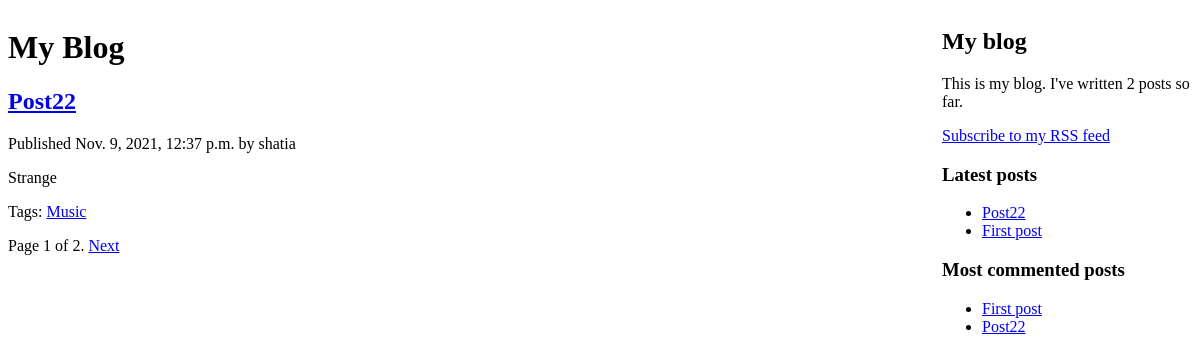
/blog/, run on an earlier commit of the app's database.
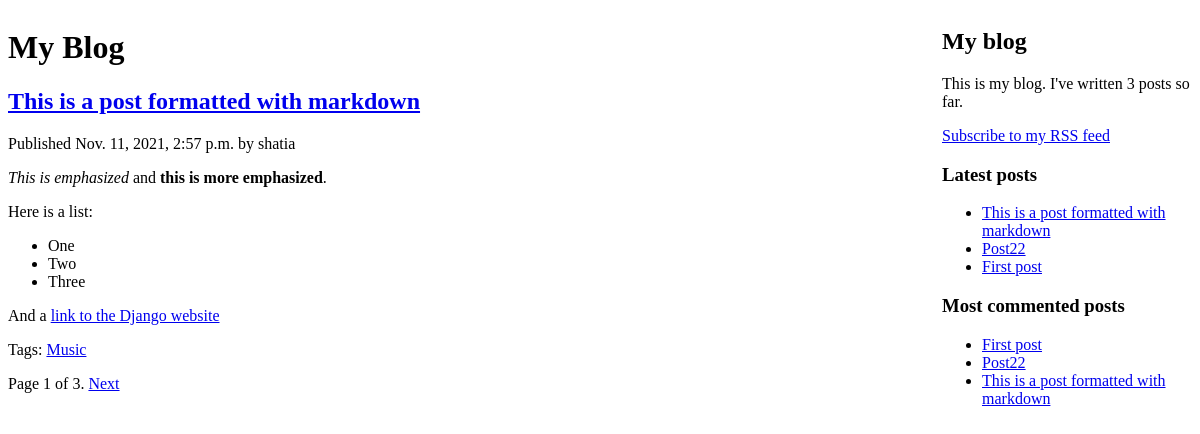
And on a later commit of the database.
### blog/models.py (models this page shows, shortened)
class Post(models.Model):
    STATUS_CHOICES = (
        ('draft', 'Draft'),
        ('published', 'Published')
    )
    title = models.CharField(max_length=250)
    slug = models.SlugField(max_length=250, unique_for_date='publish')
    author = models.ForeignKey(User, related_name='blog_posts', on_delete=models.CASCADE)
    body = models.TextField()
    publish = models.DateTimeField(default=timezone.now())
    created = models.DateTimeField(auto_now_add=True)
    updated = models.DateTimeField(auto_now=True)
    status = models.CharField(max_length=10, choices=STATUS_CHOICES, default='draft')
    tags = TaggableManager()
    def get_absolute_url(self):
        return reverse('blog:post_detail',
                       args=[self.publish.year,
                             self.publish.strftime('%m'),
                             self.publish.strftime('%d'),
                             self.slug])
    class Meta:
        ordering = ('-publish',)

### blog/views.py (the view)
# urls.py: url(r'^tag/(?P<tag_slug>[-\w]+)/$', views.post_list, name='post_list_by_tag'),
def post_list(request, tag_slug=None):
    object_list = Post.objects.all()
    tag = None
    if tag_slug:
        tag = get_object_or_404(Tag, slug=tag_slug)
        object_list = object_list.filter(tags__in=[tag])
    paginator = Paginator(object_list, 1)
    page = request.GET.get('page')
    try:
        posts = paginator.page(page)
    except PageNotAnInteger:
        posts = paginator.page(1)
    except EmptyPage:
        posts = paginator.page(paginator.num_pages)
    return render(request, 'blog/post/list.html', {'page': page, 'posts': posts, 'tag': tag})

### blog/templatetags/blog_tags.py (called while the page is built)
@register.simple_tag
def total_posts():
    return Post.objects.count()

@register.inclusion_tag('blog/post/latest_posts.html')
def show_latest_posts(count=5):
    latest_posts = Post.objects.order_by('-publish')[:count]
    return {'latest_posts': latest_posts}

@register.simple_tag
def get_most_commented_posts(count=5):
    return Post.objects.annotate(total_comments=Count('comments')).order_by('-total_comments')[:count]

@register.filter(name='markdown')
def markdown_format(text):
    return mark_safe(markdown.markdown(text))

### blog/templates/blog/post/list.html (shortened to what this page needs)
{% extends "blog/base.html" %}
{% load blog_tags %}
{% block content %}
    <h1>My Blog</h1>
    {% for post in posts %}
        <h2>
            <a href="{{ post.get_absolute_url }}">{{ post.title }}</a>
        </h2>
        <p class="date">
            Published {{ post.publish }} by {{ post.author }}
        </p>
        {{ post.body|markdown|truncatewords_html:30 }}
        <p class="tags">
            Tags:
            {% for tag in post.tags.all %}
                <a href="{% url 'blog:post_list_by_tag' tag.slug %}">
                    {{ tag.name }}
                </a>
            {% endfor %}
        </p>
    {% endfor %}
    {% include "blog/pagination.html" with page=posts %}
{% endblock %}

### blog/templates/blog/base.html (shortened to what this page needs)
{% load blog_tags %}
{% load staticfiles %}
<!DOCTYPE html>
    <html>
    <head>
        <link href="{% static "css/blog.css" %}" rel="stylesheet">
    </head>
    <body>
        <div id="content">
            {% block content %}
            {% endblock %}
        </div>
        <div id="sidebar">
            <h2>My blog</h2>
            <p>This is my blog. I've written {% total_posts %} posts so far.</p>
            <p><a href="{% url 'blog:post_feed' %}">Subscribe to my RSS feed</a></p>
            <h3>Latest posts</h3>
            {% show_latest_posts 3 %}
            <h3>Most commented posts</h3>
                {% get_most_commented_posts as most_commented_posts %}
                <ul>
                    {% for post in most_commented_posts %}
                        <li>
                            <a href="{{ post.get_absolute_url }}">{{ post.title }}</a>
                        </li>
    {% endfor %}
</ul>
        </div>
    </body>
    </html>

### blog/templates/blog/pagination.html (shortened to what this page needs)
<div class="pagination">
    <span class="step-links">
        <span class="current">
            Page {{ page.number }} of {{ page.paginator.num_pages }}.
        </span>
        {% if page.has_next %}
            <a href="?page={{ page.next_page_number }}">Next</a>
        {% endif %}
    </span>
</div>

### blog/templates/blog/post/latest_posts.html
<ul>
    {% for post in latest_posts %}
        <li>
            <a href="{{ post.get_absolute_url }}">{{ post.title }}</a>
        </li>
    {% endfor %}
</ul>

### blog/static/css/blog.css (style rules this page uses)
#content { float: left; width: 750px; padding: 0; border-right: 1px dashed #fff; }
#sidebar { float: right; width: 250px; }

What changed in the data, as far as the page shows it:
no longer on one of the page's lists (row unchanged): Post: title "Post22", publish "Nov. 9, 2021, 12:37 p.m.", author "shatia", body "Strange"
added Post: title "This is a post formatted with markdown", publish "Nov. 11, 2021, 2:57 p.m.", author "shatia", body "This is emphasized and this is more emphasized . Here is a list: One Two Three And a link to the Django website", Tag (name "Music")
computed for Post "Post22": loses Tag (name "Music")
Also different on the page:
{{ page.paginator.num_pages }}: "2" → "3"
text no longer shown: "2"
text now shown: "3"
